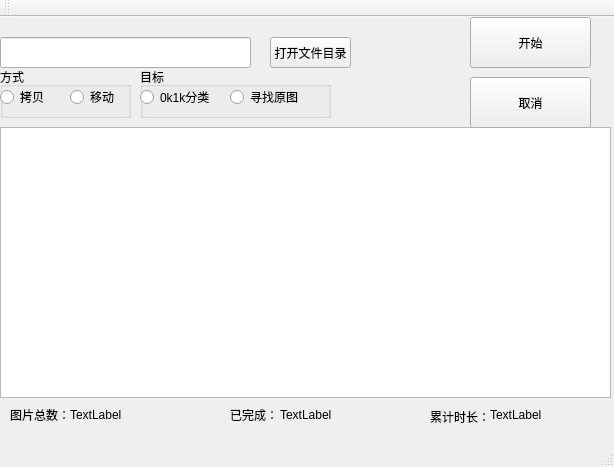
<?xml version="1.0" encoding="UTF-8"?>
<ui version="4.0">
 <class>MainWindow</class>
 <widget class="QMainWindow" name="MainWindow">
  <property name="geometry">
   <rect>
    <x>0</x>
    <y>0</y>
    <width>614</width>
    <height>467</height>
   </rect>
  </property>
  <property name="windowTitle">
   <string>MainWindow</string>
  </property>
  <widget class="QWidget" name="centralWidget">
   <widget class="QLineEdit" name="openEdit">
    <property name="geometry">
     <rect>
      <x>0</x>
      <y>20</y>
      <width>251</width>
      <height>31</height>
     </rect>
    </property>
    <property name="readOnly">
     <bool>true</bool>
    </property>
   </widget>
   <widget class="QToolButton" name="openButton">
    <property name="geometry">
     <rect>
      <x>270</x>
      <y>20</y>
      <width>81</width>
      <height>31</height>
     </rect>
    </property>
    <property name="text">
     <string>打开文件目录</string>
    </property>
   </widget>
   <widget class="QTextBrowser" name="showBrowser">
    <property name="geometry">
     <rect>
      <x>0</x>
      <y>110</y>
      <width>611</width>
      <height>271</height>
     </rect>
    </property>
   </widget>
   <widget class="QLabel" name="label">
    <property name="geometry">
     <rect>
      <x>10</x>
      <y>390</y>
      <width>60</width>
      <height>16</height>
     </rect>
    </property>
    <property name="text">
     <string>图片总数：</string>
    </property>
   </widget>
   <widget class="QLabel" name="label_2">
    <property name="geometry">
     <rect>
      <x>230</x>
      <y>390</y>
      <width>51</width>
      <height>16</height>
     </rect>
    </property>
    <property name="text">
     <string>已完成：</string>
    </property>
   </widget>
   <widget class="QLabel" name="label_3">
    <property name="geometry">
     <rect>
      <x>430</x>
      <y>390</y>
      <width>71</width>
      <height>20</height>
     </rect>
    </property>
    <property name="text">
     <string>累计时长：</string>
    </property>
   </widget>
   <widget class="QGroupBox" name="groupBox">
    <property name="geometry">
     <rect>
      <x>0</x>
      <y>50</y>
      <width>131</width>
      <height>51</height>
     </rect>
    </property>
    <property name="title">
     <string>方式</string>
    </property>
    <widget class="QRadioButton" name="copyradio">
     <property name="geometry">
      <rect>
       <x>0</x>
       <y>20</y>
       <width>51</width>
       <height>20</height>
      </rect>
     </property>
     <property name="text">
      <string>拷贝</string>
     </property>
    </widget>
    <widget class="QRadioButton" name="moveradio">
     <property name="geometry">
      <rect>
       <x>70</x>
       <y>20</y>
       <width>51</width>
       <height>20</height>
      </rect>
     </property>
     <property name="text">
      <string>移动</string>
     </property>
    </widget>
   </widget>
   <widget class="QGroupBox" name="groupBox_2">
    <property name="geometry">
     <rect>
      <x>140</x>
      <y>50</y>
      <width>191</width>
      <height>51</height>
     </rect>
    </property>
    <property name="title">
     <string>目标</string>
    </property>
    <widget class="QRadioButton" name="findimageradio">
     <property name="geometry">
      <rect>
       <x>90</x>
       <y>20</y>
       <width>81</width>
       <height>20</height>
      </rect>
     </property>
     <property name="text">
      <string>寻找原图</string>
     </property>
    </widget>
    <widget class="QRadioButton" name="classfyradio">
     <property name="geometry">
      <rect>
       <x>0</x>
       <y>20</y>
       <width>81</width>
       <height>20</height>
      </rect>
     </property>
     <property name="text">
      <string>0k1k分类</string>
     </property>
    </widget>
   </widget>
   <widget class="QLabel" name="totallabel">
    <property name="geometry">
     <rect>
      <x>70</x>
      <y>390</y>
      <width>60</width>
      <height>16</height>
     </rect>
    </property>
    <property name="text">
     <string>TextLabel</string>
    </property>
   </widget>
   <widget class="QLabel" name="completelabel">
    <property name="geometry">
     <rect>
      <x>280</x>
      <y>390</y>
      <width>60</width>
      <height>16</height>
     </rect>
    </property>
    <property name="text">
     <string>TextLabel</string>
    </property>
   </widget>
   <widget class="QLabel" name="timelabel">
    <property name="geometry">
     <rect>
      <x>490</x>
      <y>390</y>
      <width>60</width>
      <height>16</height>
     </rect>
    </property>
    <property name="text">
     <string>TextLabel</string>
    </property>
   </widget>
   <widget class="QPushButton" name="startButton">
    <property name="geometry">
     <rect>
      <x>470</x>
      <y>0</y>
      <width>121</width>
      <height>51</height>
     </rect>
    </property>
    <property name="text">
     <string>开始</string>
    </property>
   </widget>
   <widget class="QPushButton" name="cancelButton">
    <property name="geometry">
     <rect>
      <x>470</x>
      <y>60</y>
      <width>121</width>
      <height>51</height>
     </rect>
    </property>
    <property name="text">
     <string>取消</string>
    </property>
   </widget>
  </widget>
  <widget class="QMenuBar" name="menuBar">
   <property name="geometry">
    <rect>
     <x>0</x>
     <y>0</y>
     <width>614</width>
     <height>22</height>
    </rect>
   </property>
  </widget>
  <widget class="QToolBar" name="mainToolBar">
   <attribute name="toolBarArea">
    <enum>TopToolBarArea</enum>
   </attribute>
   <attribute name="toolBarBreak">
    <bool>false</bool>
   </attribute>
  </widget>
  <widget class="QStatusBar" name="statusBar"/>
 </widget>
 <layoutdefault spacing="6" margin="11"/>
 <resources/>
 <connections>
  <connection>
   <sender>openButton</sender>
   <signal>clicked()</signal>
   <receiver>MainWindow</receiver>
   <slot>onopenbtn()</slot>
   <hints>
    <hint type="sourcelabel">
     <x>294</x>
     <y>69</y>
    </hint>
    <hint type="destinationlabel">
     <x>697</x>
     <y>42</y>
    </hint>
   </hints>
  </connection>
  <connection>
   <sender>cancelButton</sender>
   <signal>clicked()</signal>
   <receiver>MainWindow</receiver>
   <slot>oncancelbtn()</slot>
   <hints>
    <hint type="sourcelabel">
     <x>517</x>
     <y>119</y>
    </hint>
    <hint type="destinationlabel">
     <x>638</x>
     <y>114</y>
    </hint>
   </hints>
  </connection>
  <connection>
   <sender>startButton</sender>
   <signal>clicked()</signal>
   <receiver>MainWindow</receiver>
   <slot>onstartbtn()</slot>
   <hints>
    <hint type="sourcelabel">
     <x>530</x>
     <y>71</y>
    </hint>
    <hint type="destinationlabel">
     <x>635</x>
     <y>60</y>
    </hint>
   </hints>
  </connection>
 </connections>
 <slots>
  <slot>onopenbtn()</slot>
  <slot>oncancelbtn()</slot>
  <slot>onstartbtn()</slot>
  <slot>setmode1(bool)</slot>
  <slot>setmode2(bool)</slot>
 </slots>
</ui>
